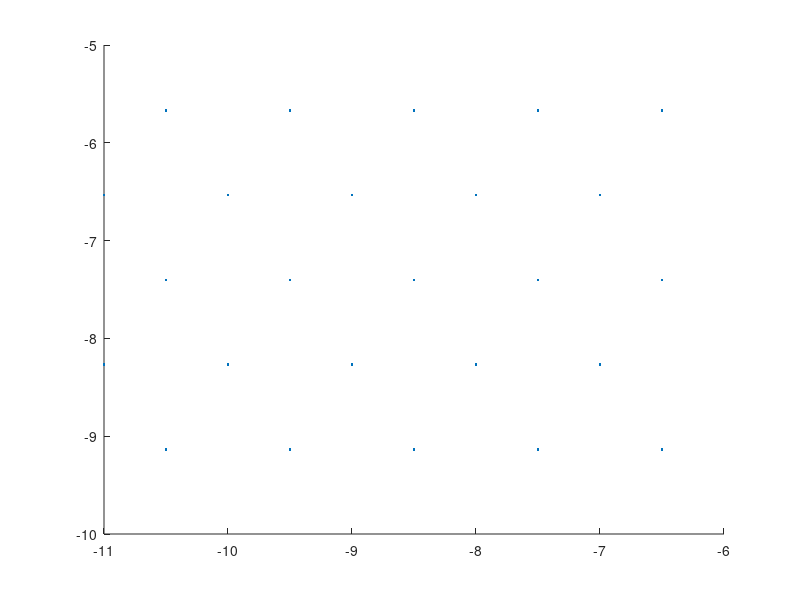
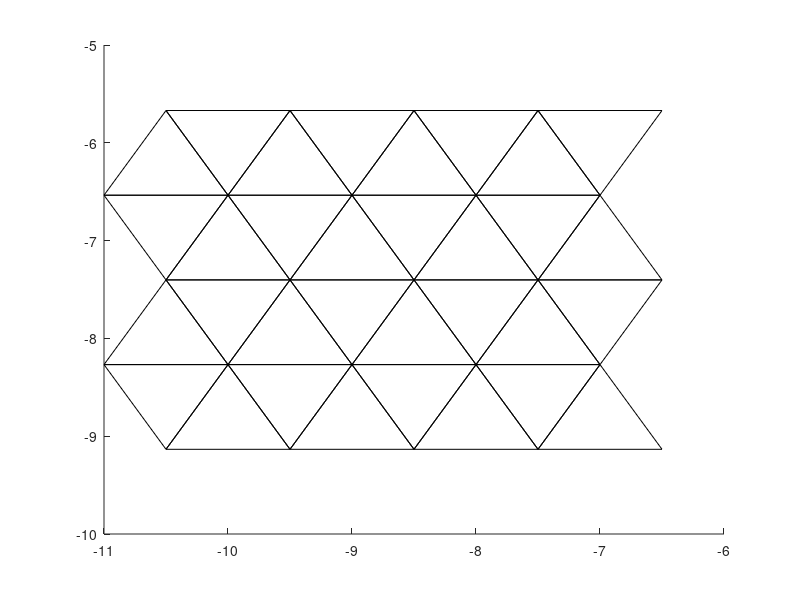

Write MATLAB code to recreate these figures, in order.
num=5;
iVal=num;
jVal=num;
a=1;
x0=-12;
y0=-10;
CoordMat=zeros(iVal,jVal,2);
for i=1:1:iVal
    for j=1:1:jVal
        if rem(j,2)==0
            CoordMat(i,j,1)=x0+i*a;
        elseif rem(j,2)==1
            CoordMat(i,j,1)=x0+i*a+a/2;
        end
        CoordMat(i,j,2)=y0+sqrt(3)/2*a*j;
    end
end
figure();
scatter(reshape(CoordMat(:,:,1),[num^2,1]),reshape(CoordMat(:,:,2),[num^2,1]),'.');
a_=CoordMat(uint8(num/2),uint8(num/2),1); b_=CoordMat(uint8(num/2),uint8(num/2),2); R_=3; %Parameters of circle

X_vertices=reshape(CoordMat(:,:,1),[num^2,1]);
Y_vertices=reshape(CoordMat(:,:,2),[num^2,1]);


%% Draw Lattice
figure
hold on

for i=1:1:iVal-1
    for j = 1:1:jVal-1
        
        if rem(j,2)==1
            % Triangle 1 is formed by (i,j) and (i+1,j) and (i,j+1)
            %Find final size of the triangle
            A1=CoordMat(i,j,1); A2=CoordMat(i,j,2);
            B1=CoordMat(i,j+1,1); B2=CoordMat(i,j+1,2);
            C1=CoordMat(i+1,j+1,1); C2=CoordMat(i+1,j+1,2);
            plot([A1,B1,C1,A1],[A2,B2,C2,A2],'k')
            
            A1=CoordMat(i,j,1); A2=CoordMat(i,j,2);
            B1=CoordMat(i+1,j,1); B2=CoordMat(i+1,j,2);
            C1=CoordMat(i+1,j+1,1); C2=CoordMat(i+1,j+1,2);
            plot([A1,B1,C1,A1],[A2,B2,C2,A2],'k')
        else
            % Triangle 1 is formed by (i,j) and (i+1,j) and (i,j+1)
            %Find final size of the triangle
            A1=CoordMat(i,j,1); A2=CoordMat(i,j,2);
            B1=CoordMat(i,j+1,1); B2=CoordMat(i,j+1,2);
            C1=CoordMat(i+1,j,1); C2=CoordMat(i+1,j,2);
            plot([A1,B1,C1,A1],[A2,B2,C2,A2],'k')
            
            A1=CoordMat(i+1,j+1,1); A2=CoordMat(i+1,j+1,2);
            B1=CoordMat(i,j+1,1); B2=CoordMat(i,j+1,2);
            C1=CoordMat(i+1,j,1); C2=CoordMat(i+1,j,2);
            plot([A1,B1,C1,A1],[A2,B2,C2,A2],'k')
           
        end
    end
end
